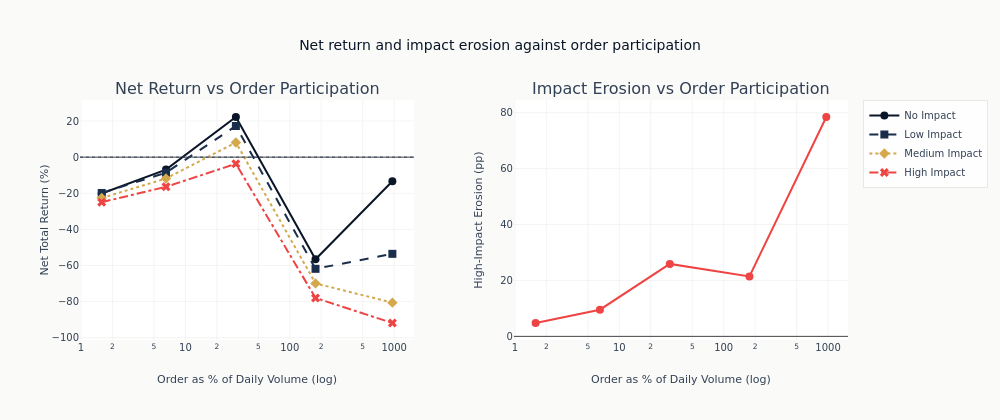

Notebook code cell kept with this figure:
### Code cell
fig = plot_impact_spectrum(spectrum_results, summary)
show_plotly_with_alt(
    fig,
    "Two panels against order participation on a logarithmic axis. Left: net total return for each of the five selected names, one line per impact coefficient, with a dotted line at zero return. Right: the return erosion at the strongest impact coefficient for the same five names.",
)

### Figure 1 — Plotly figure (JSON) as saved in the notebook; plotly's stock layout.template omitted (floating-point values rounded to 4 significant figures)
{"data": [{"hovertemplate": "Order: %{x:.1f}% of ADV<br>Net return: %{y:.1f}%", "line": {"color": "#0a1628", "dash": "solid", "width": 2}, "marker": {"color": "#0a1628", "size": 8, "symbol": "circle"}, "mode": "lines+markers", "name": "No Impact", "type": "scatter", "x": [1.578, 6.517, 30.46, 176.5, 962.0], "xaxis": "x", "y": [-20.15, -6.892, 22.23, -56.56, -13.37], "yaxis": "y"}, {"hovertemplate": "Order: %{x:.1f}% of ADV<br>Net return: %{y:.1f}%", "line": {"color": "#1a2d4a", "dash": "dash", "width": 2}, "marker": {"color": "#1a2d4a", "size": 8, "symbol": "square"}, "mode": "lines+markers", "name": "Low Impact", "type": "scatter", "x": [1.578, 6.517, 30.46, 176.5, 962.0], "xaxis": "x", "y": [-19.86, -8.586, 17.25, -61.83, -53.54], "yaxis": "y"}, {"hovertemplate": "Order: %{x:.1f}% of ADV<br>Net return: %{y:.1f}%", "line": {"color": "#D4A84B", "dash": "dot", "width": 2}, "marker": {"color": "#D4A84B", "size": 8, "symbol": "diamond"}, "mode": "lines+markers", "name": "Medium Impact", "type": "scatter", "x": [1.578, 6.517, 30.46, 176.5, 962.0], "xaxis": "x", "y": [-22.6, -11.85, 8.13, -69.9, -80.56], "yaxis": "y"}, {"hovertemplate": "Order: %{x:.1f}% of ADV<br>Net return: %{y:.1f}%", "line": {"color": "#ef4444", "dash": "dashdot", "width": 2}, "marker": {"color": "#ef4444", "size": 8, "symbol": "x"}, "mode": "lines+markers", "name": "High Impact", "type": "scatter", "x": [1.578, 6.517, 30.46, 176.5, 962.0], "xaxis": "x", "y": [-24.93, -16.43, -3.691, -77.98, -91.84], "yaxis": "y"}, {"hovertemplate": "Order: %{x:.1f}% of ADV<br>Erosion: %{y:.1f} pp", "line": {"color": "#ef4444", "width": 2}, "marker": {"color": "#ef4444", "size": 8, "symbol": "circle"}, "mode": "lines+markers", "showlegend": false, "type": "scatter", "x": [1.578, 6.517, 30.46, 176.5, 962.0], "xaxis": "x2", "y": [4.782, 9.542, 25.93, 21.42, 78.47], "yaxis": "y2"}], "layout": {"annotations": [{"font": {"size": 16}, "showarrow": false, "text": "Net Return vs Order Participation", "x": 0.2175, "xanchor": "center", "xref": "paper", "y": 1.0, "yanchor": "bottom", "yref": "paper"}, {"font": {"size": 16}, "showarrow": false, "text": "Impact Erosion vs Order Participation", "x": 0.7825, "xanchor": "center", "xref": "paper", "y": 1.0, "yanchor": "bottom", "yref": "paper"}], "height": 420, "shapes": [{"line": {"color": "#334155", "dash": "dot", "width": 1}, "type": "line", "x0": 0, "x1": 1, "xref": "x domain", "y0": 0, "y1": 0, "yref": "y"}], "title": {"text": "Net return and impact erosion against order participation"}, "width": 1000, "xaxis": {"anchor": "y", "domain": [0.0, 0.435], "title": {"text": "Order as % of Daily Volume (log)"}, "type": "log"}, "xaxis2": {"anchor": "y2", "domain": [0.565, 1.0], "title": {"text": "Order as % of Daily Volume (log)"}, "type": "log"}, "yaxis": {"anchor": "x", "domain": [0.0, 1.0], "title": {"text": "Net Total Return (%)"}}, "yaxis2": {"anchor": "x2", "domain": [0.0, 1.0], "title": {"text": "High-Impact Erosion (pp)"}}}}
